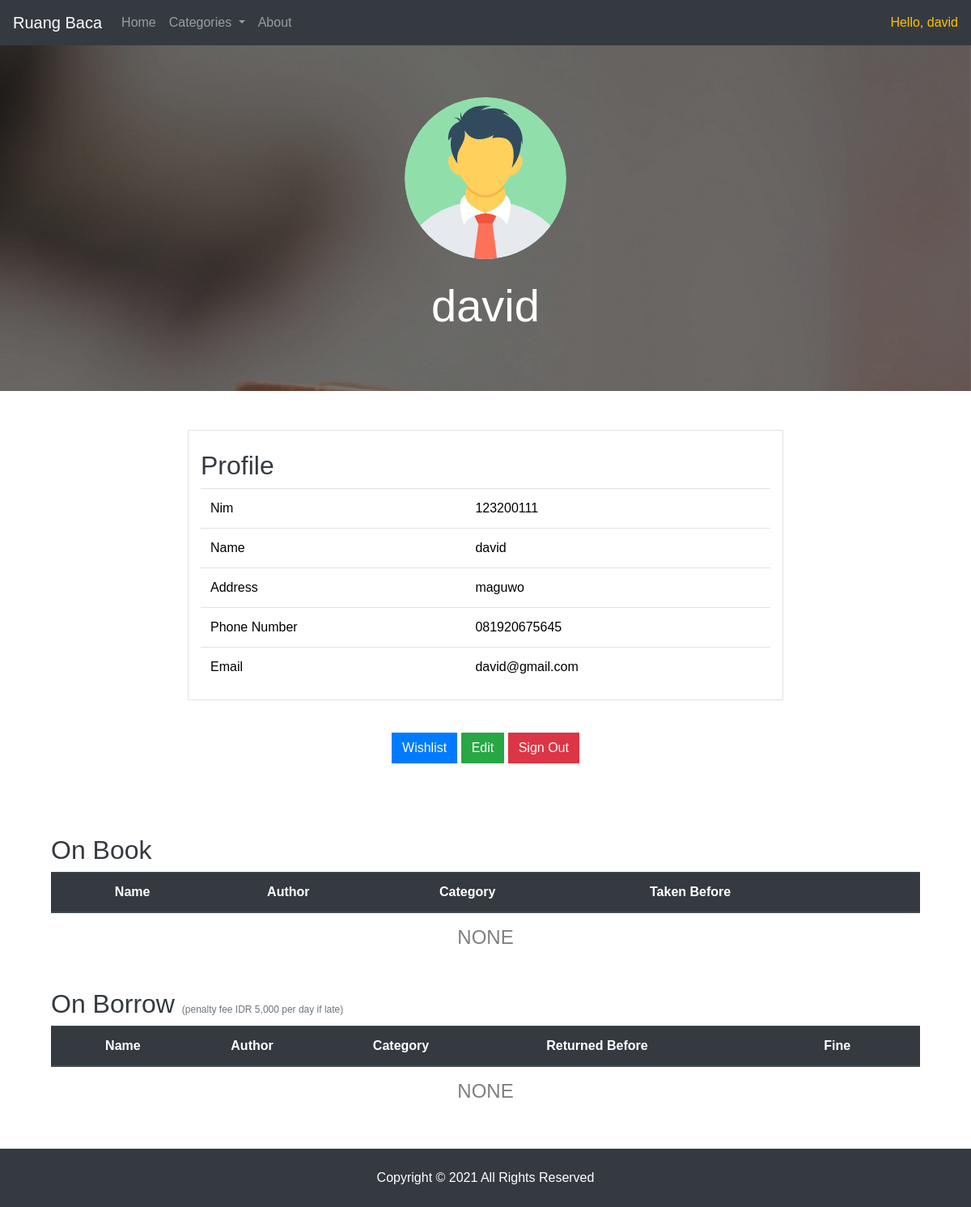
/profile.php (signed in), run on the app's committed database.
### tables this page shows
CREATE TABLE `members` (
  `Nim` varchar(9) NOT NULL,
  `Name` varchar(30) NOT NULL,
  `Address` varchar(50) DEFAULT NULL,
  `ContactNumber` varchar(13) DEFAULT NULL,
  `Email` varchar(40) DEFAULT NULL,
  `Password` varchar(100) NOT NULL,
  `Image` varchar(100) NOT NULL DEFAULT 'photo/user/default.svg'
);

### profile.php (the view, shortened to what this page needs)
<!DOCTYPE html>
<html>
<head>
	<link rel="stylesheet" href="https://stackpath.bootstrapcdn.com/bootstrap/4.3.1/css/bootstrap.min.css">
	<link rel="stylesheet" type="text/css" href="style.css">
</head>
<body>
	<?php
		include "connect.php";
	 ?>
	<header>
		<nav class="navbar navbar-expand-lg navbar-dark bg-dark">
		  <a class="navbar-brand" href="index.php">Ruang Baca</a>
		  <div class="collapse navbar-collapse" id="navbarSupportedContent">
		    <ul class="navbar-nav mr-auto">
		      <li class="nav-item ">
		        <a class="nav-link" href="index.php">Home</a>
		      </li>
		      <li class="nav-item dropdown">
		        <a class="nav-link dropdown-toggle" style="cursor: pointer;" id="navbarDropdown" data-toggle="dropdown">
		          Categories
		        </a>
		        	<?php
		        		$sql = "SELECT * FROM categories";
		        		$data = mysqli_query($link, $sql);
		        		while ($row = mysqli_fetch_object($data)) {
		        			?>
		        				<a class="dropdown-item" href="categories.php?cat=<?=$row->CategoryId?>"><?=$row->CategoryName?></a>
		        			<?php
		        		}
		        	 ?>
		      </li>
		      <li class="nav-item">
		        <a class="nav-link" href="about.php">About</a>
		      </li>
		    </ul>
		    <?php
		    	if (!empty($_SESSION["nim"])) {
		    		$nim = $_SESSION["nim"];
		    		$sql = "SELECT * FROM members WHERE Nim = '$nim'";
		    		$data = mysqli_query($link, $sql);
		    		$row = mysqli_fetch_object($data);
		    		?>
		    		<a href="profile.php" class="text-warning" id="link">
		    			Hello, <?=$row->Name?>
				  	</a>
		    		<?php
		    	}
		     ?>
		  </div>
		</nav>
		<div class="jumbotron jumbotron-fluid transparent m-0">
		  <div class="container center">
		  	<img src="<?=$row->Image?>" style="width: 200px; height: 200px; object-fit: cover; border-radius: 50%;">
		  	<?php
			  	$string = $row->Name;
					$first_name = explode(" ", $string);
					$last_array = count($first_name)- 1;
		    ?>
		    <h1 class="display-4 mt-4"><?=$first_name[$last_array]?></h1>
		  </div>
		</div>
	</header>
	<main class="bg-white p-5">
		<div class="container">
			<div class="row justify-content-md-center">
				<div class="col-8 border">
					<h2 class="text-dark mt-4">Profile</h2>
					<table class="table">
						<tr>
							<td>Nim</td>
							<td><?=$row->Nim?></td>
						</tr>
						<tr>
							<td>Name</td>
							<td><?=$row->Name?></td>
						</tr>
						<tr>
							<td>Address</td>
							<td><?=$row->Address?></td>
						</tr>
						<tr>
							<td>Phone Number</td>
							<td><?=$row->ContactNumber?></td>
						</tr>
						<tr>
							<td>Email</td>
							<td><?=$row->Email?></td>
						</tr>
					</table>
				</div>
			</div>
			<div class="center py-4">
				<a href="profilewishlist.php"class="mt-3 mb-3 btn btn-primary rounded-0">Wishlist</a>
				<a href="profileedit.php"class="mt-3 mb-3 btn btn-success rounded-0">Edit</a>
				<a href="signoutprocess.php"class="mt-3 mb-3 btn btn-danger rounded-0">Sign Out</a>
			</div>
			<h2 class="text-dark mt-5">On Book</h2>
			<table class="table table-hover table-striped">
			  <thead class="thead-dark">
			    <tr>
			    	<th scope="col"></th>
			      <th scope="col">Name</th>
			      <th scope="col">Author</th>
			      <th scope="col">Category</th>
			      <th scope="col">Taken Before</th>
			    </tr>
			  </thead>
			  	<?php
			  	$sql = "SELECT * FROM ((transactions LEFT JOIN books ON books.BookId=transactions.BookId) LEFT JOIN categories ON categories.CategoryId = books.CategoryId) WHERE nim = '$nim' AND Status = 'booked' ORDER BY TransactionId DESC";
			  	$data = mysqli_query($link,$sql);
					    ?>
			</table>
			<?php
				$num = mysqli_num_rows($data);
		  	if ($num == 0) {
		  		echo "<h4 class='text-center text-black-50'>NONE</h4>";
		  	}
		  	?>
		  <h2 class="text-dark mt-5">On Borrow <span class="text-muted" style="font-size: 12px;">(penalty fee IDR 5,000 per day if late)</span></h2>
			<table class="table table-hover table-striped">
			  <thead class="thead-dark">
			    <tr>
			    	<th scope="col"></th>
			      <th scope="col">Name</th>
			      <th scope="col">Author</th>
			      <th scope="col">Category</th>
			      <th scope="col">Returned Before</th>
			      <th scope="col">Fine</th>
			    </tr>
			  </thead>
			  	<?php
			  	$sql = "SELECT * FROM ((transactions LEFT JOIN books ON books.BookId=transactions.BookId) LEFT JOIN categories ON categories.CategoryId = books.CategoryId) WHERE nim = '$nim' AND Status = 'borrowed' ORDER BY TransactionId DESC";
			  	$data = mysqli_query($link,$sql);
					    ?>
			</table>
			<?php
				$num = mysqli_num_rows($data);
		  	if ($num == 0) {
		  		echo "<h4 class='text-center text-black-50'>NONE</h4>";
		  	}
		  	?>
		</div>
	</main>
	<footer class="bg-dark py-4">
		<div class="text-center">Copyright &copy; 2021 All Rights Reserved</div>
	</footer>
</body>
</html>

### style.css (style rules this page uses)
* { padding: 0; margin: 0; color: white; font-family: verdana, sans-serif; }
header { background-size: cover; }
main { width: 100%; height: 100%; }
table th, td { color: black; }
.transparent { background: rgba(0,0,0,0.4); height: 100%; width: 100%; }
.center { text-align: center; align-content: center; }
#link { text-decoration: none; }

### data on the page
members: Name "david", Image (placeholder picture), Nim "123200111", Address "maguwo", ContactNumber "081920675645", Email "david@gmail.com"
